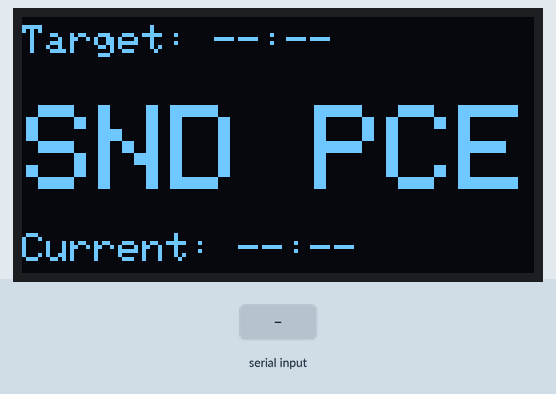
Recording of a sketch running on a simulated ESP32-C6. Shown: 128×64 one-colour display. The inputs (shaded band) are chosen by the test bench. What the sketch prints to the serial monitor is not drawn.

Above: at 1.3 s.
1.4 s: "PACE,90\n" received over Serial
At 2.0 s:
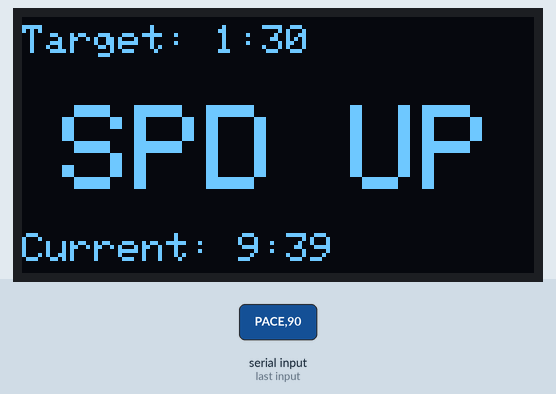
At 2.8 s:
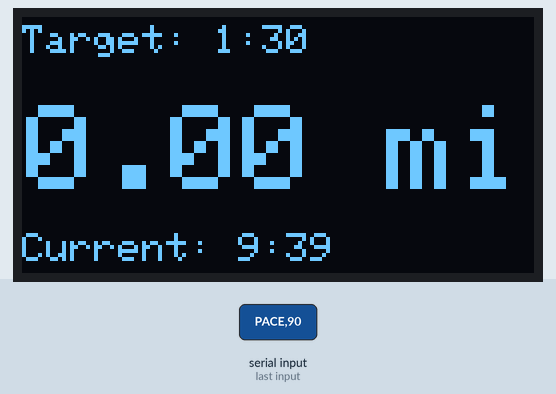
Timing chart, 0 to 4.4 s (numbered marks = the images above; inputs shaded):
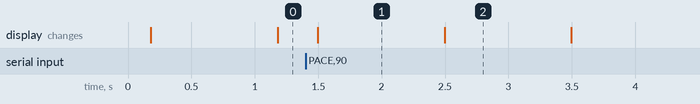

The sketch:

Pace_Giver_with_Prediction_Pace.ino
```cpp
#include <Wire.h>
#include <Adafruit_GFX.h>
#include <Adafruit_SSD1306.h>
#include <math.h>
#include <Arduino.h>

/*
Goal:
- Receive TARGET_PACE (seconds per mile) once from Python over USB Serial before the run starts.
- Lock it (do NOT change every loop).
- After target pace is obtained, start the run logic.
- Screen alternates every second between STATUS (ON PACE / SPD UP / SLW DWN) and DISTANCE (mi).
- When state changes, screen snaps to STATUS first and holds it for at least 1 second.
*/

#define SCREEN_WIDTH 128
#define SCREEN_HEIGHT 64
#define OLED_RESET -1
#define SCREEN_ADDRESS 0x3C

#define RUNNING 1
#define HIKING 2

#define SPEED_UP 1
#define SLOW_DOWN 2
#define ON_PACE 3

#define MOTOR_PIN D2

int PACE_TOLERANCE = 10; // percent tolerance band

int CURRENT_PACE = 0; // seconds per mile
int TARGET_PACE  = 0; // seconds per mile (locked once received)

// Motor pattern state
int MOTOR_STATE = ON_PACE;
unsigned long motorNextMs = 0;
int motorStep = 0;

// Distance
double metersTraveled = 0.0;

// Display flip state
unsigned long displayNextMs = 0;
bool showDistance = false;
const char* statusText = "BOOT";

// Run state / serial target locking
bool targetPaceLocked = false;
bool runStarted = false;

Adafruit_SSD1306 display(SCREEN_WIDTH, SCREEN_HEIGHT, &Wire, OLED_RESET);

// ---------- Forward declarations ----------
void updateMotor();
void updateDisplay();
void delayWithMotor(unsigned long ms);
void showStatusNow();
void setMotorState(int state);
void gpsToScreenTest(double lastLon, double lastLat, double oneLon, double oneLat,
                     int lastTime, int oneTime);

static inline double deg2rad(double deg);
int metersAndSecToSecPerMile(double meters, int seconds);
int percentFromTarget();
String intSecondsToStringMinutes(int seconds);
double haversineMeters(double lat1, double lon1, double lat2, double lon2);
void drawScreen(const char* top, const char* middle, const char* bottom);
void checkForTargetPace();

// ---------- Setup ----------
void setup() {
  Serial.begin(115200);

  // XIAO ESP32-C6 I2C pins
  Wire.begin(D4, D5);
  delay(100);

  if (!display.begin(SSD1306_SWITCHCAPVCC, SCREEN_ADDRESS)) {
    Serial.println("SSD1306 init failed");
    while (1) {}
  }

  pinMode(MOTOR_PIN, OUTPUT);
  analogWrite(MOTOR_PIN, 0);

  drawScreen("Target: --:--", "BOOTING", "Current: --:--");
}

// ---------- Main loop ----------
void loop() {
  // Always keep motor + display service running
  updateMotor();
  updateDisplay();

  // 1) Wait for target pace from Python (seconds per mile) BEFORE starting
  if (!targetPaceLocked) {
    checkForTargetPace();

    // While waiting, show prompt; keep motor off
    statusText = "SND PCE";
    setMotorState(ON_PACE);

    delayWithMotor(10);
    return;
  }

  // 2) Start run once target pace is obtained (only once)
  if (!runStarted) {
    runStarted = true;

    // Reset run metrics as run begins
    metersTraveled = 0.0;
    CURRENT_PACE = TARGET_PACE; // initialize as on-pace

    statusText = "START";
    showStatusNow(); // hold status at least 1 second
  }

  // 3) ----- TEMP TEST BLOCKS (replace later with iPhone GPS packets) -----

  // Speed Up Test
  {
    int lastTime = 0;
    double lastLat = 35.205000;
    double lastLon = -97.445000;

    int oneTime = 1;
    double oneLat = 35.205025;
    double oneLon = -97.445000;

    gpsToScreenTest(lastLon, lastLat, oneLon, oneLat, lastTime, oneTime);
    delayWithMotor(3000);
  }

  // On Pace Test
  {
    int lastTime = 0;
    double lastLat = 35.205000;
    double lastLon = -97.445000;

    int oneTime = 1;
    double oneLat = 35.205030;
    double oneLon = -97.445000;

    gpsToScreenTest(lastLon, lastLat, oneLon, oneLat, lastTime, oneTime);
    delayWithMotor(3000);
  }

  // Slow Down Test
  {
    int lastTime = 0;
    double lastLat = 35.205000;
    double lastLon = -97.445000;

    int oneTime = 1;
    double oneLat = 35.205040;
    double oneLon = -97.445000;

    gpsToScreenTest(lastLon, lastLat, oneLon, oneLat, lastTime, oneTime);
    delayWithMotor(3000);
  }
}

// ---------- Receive target pace from Python over USB Serial ----------
// Expected: "PACE,480\n" where 480 is seconds per mile.
void checkForTargetPace() {
  if (targetPaceLocked) return;
  if (!Serial.available()) return;

  String msg = Serial.readStringUntil('\n');
  msg.trim();

  if (!msg.startsWith("PACE,")) return;

  int secPerMile = msg.substring(5).toInt();

  // Optional sanity check (0 < pace < 2 hours/mi)
  if (secPerMile <= 0 || secPerMile > 7200) return;

  TARGET_PACE = secPerMile;   // ✅ already seconds per mile
  targetPaceLocked = true;

  statusText = "READY";
  showStatusNow();            // show READY immediately and hold >=1s

  Serial.println("PACE RECEIVED"); // optional ack
}

// ---------- Helpers ----------
static inline double deg2rad(double deg) {
  return deg * (M_PI / 180.0);
}

int metersAndSecToSecPerMile(double meters, int seconds) {
  if (meters <= 0.0 || seconds <= 0) return 9999;
  return (int)round((1609.344 * seconds) / meters);
}

int percentFromTarget() {
  if (TARGET_PACE == 0) return 0;
  return (CURRENT_PACE - TARGET_PACE) * 100 / TARGET_PACE;
}

String intSecondsToStringMinutes(int seconds) {
  int minutes = seconds / 60;
  int leftoverSeconds = seconds % 60;
  String str = String(minutes) + ":";
  if (leftoverSeconds < 10) str += "0";
  str += String(leftoverSeconds);
  return str;
}

double haversineMeters(double lat1, double lon1, double lat2, double lon2) {
  const double R = 6371000.0;
  double dLat = deg2rad(lat2 - lat1);
  double dLon = deg2rad(lon2 - lon1);

  double a = sin(dLat/2) * sin(dLat/2) +
             cos(deg2rad(lat1)) * cos(deg2rad(lat2)) *
             sin(dLon/2) * sin(dLon/2);

  double c = 2.0 * atan2(sqrt(a), sqrt(1.0 - a));
  return R * c;
}

// ---------- Screen ----------
void drawScreen(const char* top, const char* middle, const char* bottom) {
  display.clearDisplay();
  display.setTextColor(SSD1306_WHITE);

  display.setTextSize(1);
  display.setCursor(0, 2);
  display.println(top);

  display.setTextSize(3);
  int16_t x1, y1;
  uint16_t w, h;
  display.getTextBounds(middle, 0, 0, &x1, &y1, &w, &h);

  int midX = (SCREEN_WIDTH - w) / 2;
  int midY = 22;
  display.setCursor(midX, midY);
  display.println(middle);

  display.setTextSize(1);
  display.setCursor(0, 54);
  display.println(bottom);

  display.display();
}

void updateDisplay() {
  unsigned long now = millis();
  if (now < displayNextMs) return;
  displayNextMs = now + 1000;

  showDistance = !showDistance;

  String top = (TARGET_PACE > 0)
    ? ("Target: " + intSecondsToStringMinutes(TARGET_PACE))
    : "Target: --:--";

  String bottom = (CURRENT_PACE > 0 && CURRENT_PACE < 9000)
    ? ("Current: " + intSecondsToStringMinutes(CURRENT_PACE))
    : "Current: --:--";

  if (!showDistance) {
    drawScreen(top.c_str(), statusText, bottom.c_str());
  } else {
    double miles = metersTraveled / 1609.34;
    String distStr = String(miles, 2) + " mi";
    drawScreen(top.c_str(), distStr.c_str(), bottom.c_str());
  }
}

void showStatusNow() {
  showDistance = false;              // status first
  displayNextMs = millis() + 1000;   // hold status for at least 1s

  String top = (TARGET_PACE > 0)
    ? ("Target: " + intSecondsToStringMinutes(TARGET_PACE))
    : "Target: --:--";

  String bottom = (CURRENT_PACE > 0 && CURRENT_PACE < 9000)
    ? ("Current: " + intSecondsToStringMinutes(CURRENT_PACE))
    : "Current: --:--";

  drawScreen(top.c_str(), statusText, bottom.c_str());
}

// ---------- Pace -> status + motor ----------
void gpsToScreenTest(double lastLon, double lastLat, double oneLon, double oneLat,
                     int lastTime, int oneTime) {
  double metersCovered = haversineMeters(lastLat, lastLon, oneLat, oneLon);
  metersTraveled += metersCovered;

  CURRENT_PACE = metersAndSecToSecPerMile(metersCovered, (oneTime - lastTime));

  int percent = percentFromTarget();

  if (abs(percent) < PACE_TOLERANCE) {
    statusText = "ON PACE";
    setMotorState(ON_PACE);
  } else if (percent > PACE_TOLERANCE) {
    statusText = "SPD UP";
    setMotorState(SPEED_UP);
  } else {
    statusText = "SLW DWN";
    setMotorState(SLOW_DOWN);
  }
}

// ---------- Motor ----------
void setMotorState(int state) {
  if (MOTOR_STATE == state) return;

  MOTOR_STATE = state;
  motorNextMs = 0;
  motorStep = 0;
  analogWrite(MOTOR_PIN, 0);

  showStatusNow(); // snap to status screen on changes
}

void updateMotor() {
  unsigned long now = millis();
  if (now < motorNextMs) return;

  if (MOTOR_STATE == SPEED_UP) {
    // ON 250, OFF 250, ON 250, OFF 500
    if (motorStep == 0) { analogWrite(MOTOR_PIN, 255); motorNextMs = now + 250; motorStep = 1; }
    else if (motorStep == 1) { analogWrite(MOTOR_PIN, 0); motorNextMs = now + 250; motorStep = 2; }
    else if (motorStep == 2) { analogWrite(MOTOR_PIN, 255); motorNextMs = now + 250; motorStep = 3; }
    else { analogWrite(MOTOR_PIN, 0); motorNextMs = now + 500; motorStep = 0; }
  }
  else if (MOTOR_STATE == SLOW_DOWN) {
    // ON 500, OFF 500
    if (motorStep == 0) { analogWrite(MOTOR_PIN, 255); motorNextMs = now + 500; motorStep = 1; }
    else { analogWrite(MOTOR_PIN, 0); motorNextMs = now + 500; motorStep = 0; }
  }
  else {
    analogWrite(MOTOR_PIN, 0);
    motorNextMs = now + 200;
    motorStep = 0;
  }
}

void delayWithMotor(unsigned long ms) {
  unsigned long start = millis();
  while (millis() - start < ms) {
    updateMotor();
    updateDisplay();
    delay(1);
  }
}
```

Measured:
- after the input at 1.4 s, the display: changes after 0.10 s (image 1)
- what the display in image 1 shows lasts 1.0 s, from 1.5 s to 2.5 s
